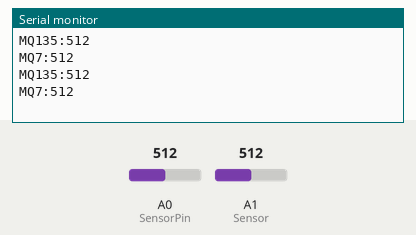
This sketch was run on a simulated Arduino Uno, built with avr-gcc and run on an emulated ATmega328P. Shown: the last lines printed to the serial monitor. The test bench sets the inputs (shaded band); at power-on: A0 (SensorPin) = 512, A1 (Sensor) = 512.

Above: at 1.8 s.
1.9 s: A0 (SensorPin) set to 716
At 2.5 s:
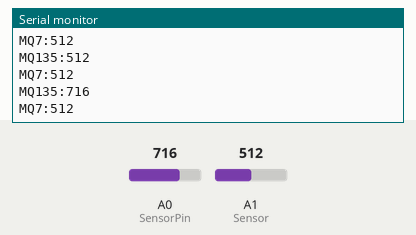
3.4 s: A1 (Sensor) set to 716
At 4.7 s:
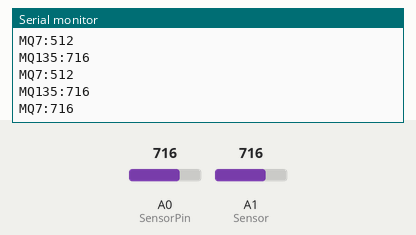
4.9 s: A0 (SensorPin) set to 900
At 5.8 s:
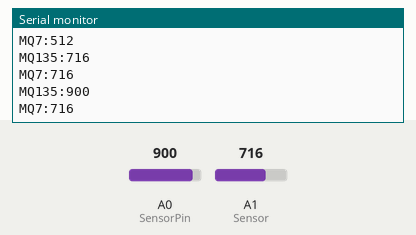
6.4 s: A1 (Sensor) set to 900
At 7.6 s:
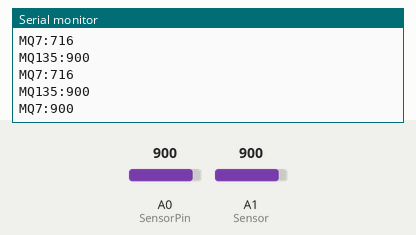
Timing chart, 0 to 8.9 s (numbered marks = the images above; inputs shaded):
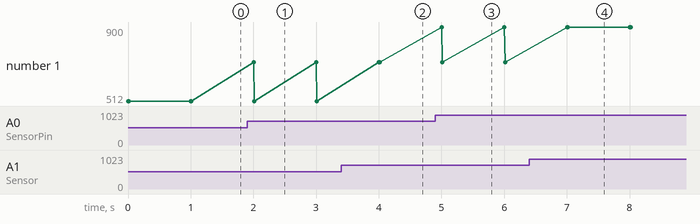

Measured:
- after the input at 1.9 s, the serial monitor: prints a new line after 0.10 s (image 1)
- after the input at 3.4 s, the serial monitor: prints a new line after 0.61 s (image 2)
- after the input at 4.9 s, the serial monitor: prints a new line after 0.10 s (image 3)
- after the input at 6.4 s, the serial monitor: prints a new line after 0.62 s (image 4)

The sketch:

MQ135_and_MQ7.ino
```cpp
int SensorPin = A0;
int Sensor =A1;
int SensorValue =0;
int Val =0;
void setup() {
  Serial.begin(9600);
 // put your setup code here, to run once:

}

void loop() {
  SensorValue = analogRead(SensorPin);
  Val = analogRead(Sensor);
  Serial.print("MQ135:");
  Serial.println(SensorValue);
   Serial.print("MQ7:");
  Serial.println(Val);
  delay(1000);
  // put your main code here, to run repeatedly:

}
```
